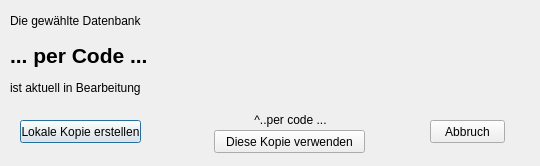
<?xml version="1.0" encoding="UTF-8"?>
<ui version="4.0">
 <class>Dialog</class>
 <widget class="QDialog" name="Dialog">
  <property name="geometry">
   <rect>
    <x>0</x>
    <y>0</y>
    <width>540</width>
    <height>166</height>
   </rect>
  </property>
  <property name="windowTitle">
   <string>EZUSoft CAIGOS Datenprovider</string>
  </property>
  <widget class="QLabel" name="lbDB">
   <property name="geometry">
    <rect>
     <x>10</x>
     <y>40</y>
     <width>531</width>
     <height>31</height>
    </rect>
   </property>
   <property name="font">
    <font>
     <pointsize>12</pointsize>
    </font>
   </property>
   <property name="text">
    <string>&lt;!DOCTYPE HTML PUBLIC &quot;-//W3C//DTD HTML 4.0//EN&quot; &quot;http://www.w3.org/TR/REC-html40/strict.dtd&quot;&gt;
&lt;html&gt;&lt;head&gt;&lt;meta name=&quot;qrichtext&quot; content=&quot;1&quot; /&gt;&lt;style type=&quot;text/css&quot;&gt;
p, li { white-space: pre-wrap; }
&lt;/style&gt;&lt;/head&gt;&lt;body style=&quot; font-family:'MS Shell Dlg 2'; font-size:14pt; font-weight:400; font-style:normal;&quot;&gt;
&lt;p style=&quot; margin-top:12px; margin-bottom:12px; margin-left:0px; margin-right:0px; -qt-block-indent:0; text-indent:0px;&quot;&gt;&lt;span style=&quot; font-size:16pt; font-weight:600;&quot;&gt;... per Code ...&lt;/span&gt;&lt;/p&gt;&lt;/body&gt;&lt;/html&gt;</string>
   </property>
   <property name="scaledContents">
    <bool>false</bool>
   </property>
   <property name="openExternalLinks">
    <bool>true</bool>
   </property>
  </widget>
  <widget class="QLabel" name="lbNorm">
   <property name="geometry">
    <rect>
     <x>10</x>
     <y>80</y>
     <width>391</width>
     <height>16</height>
    </rect>
   </property>
   <property name="text">
    <string>ist aktuell in Bearbeitung</string>
   </property>
  </widget>
  <widget class="QPushButton" name="cmdKopieren">
   <property name="geometry">
    <rect>
     <x>20</x>
     <y>120</y>
     <width>121</width>
     <height>23</height>
    </rect>
   </property>
   <property name="text">
    <string>Lokale Kopie erstellen</string>
   </property>
  </widget>
  <widget class="QPushButton" name="cmdVerwenden">
   <property name="geometry">
    <rect>
     <x>214</x>
     <y>130</y>
     <width>151</width>
     <height>23</height>
    </rect>
   </property>
   <property name="text">
    <string>Diese Kopie verwenden</string>
   </property>
  </widget>
  <widget class="QPushButton" name="cmdAbbrechen">
   <property name="geometry">
    <rect>
     <x>430</x>
     <y>120</y>
     <width>75</width>
     <height>23</height>
    </rect>
   </property>
   <property name="text">
    <string>Abbruch</string>
   </property>
  </widget>
  <widget class="QLabel" name="label">
   <property name="geometry">
    <rect>
     <x>10</x>
     <y>10</y>
     <width>471</width>
     <height>21</height>
    </rect>
   </property>
   <property name="text">
    <string>Die gewählte Datenbank</string>
   </property>
  </widget>
  <widget class="QLabel" name="lbLastKopie">
   <property name="geometry">
    <rect>
     <x>210</x>
     <y>110</y>
     <width>161</width>
     <height>20</height>
    </rect>
   </property>
   <property name="text">
    <string>^..per code ...</string>
   </property>
   <property name="alignment">
    <set>Qt::AlignCenter</set>
   </property>
  </widget>
 </widget>
 <resources/>
 <connections/>
</ui>
